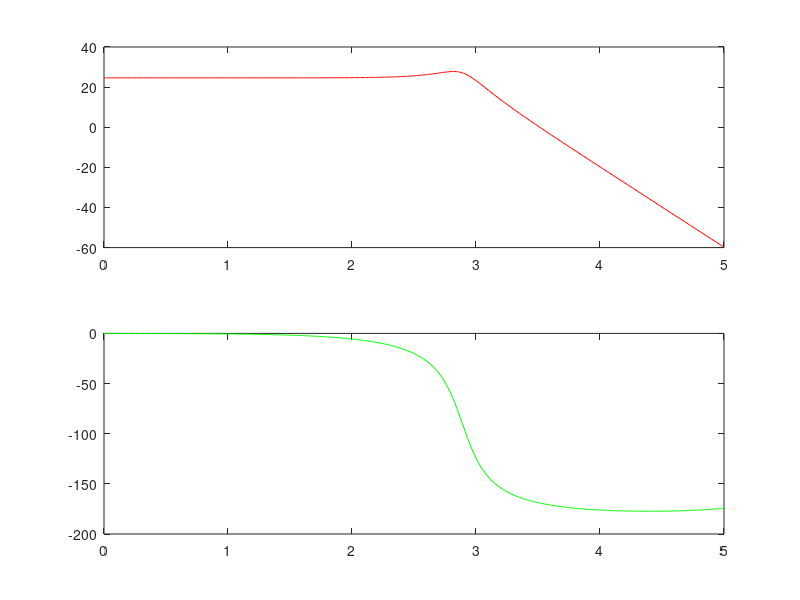

This chart was generated by the following MATLAB code: (Note: this script raises an error after producing the figure.)
clear all;
Vs=17;
R=2.7407;
T=[];
L=420e-6;%Chosen L value
rL=1.4e-3; % 12.4A current rating (datasheet)
C=100e-6;
rc=.0015;
for f=10.^(0:.01:5)
s=j*2*pi*f;
B=L*C*(s.^2*(1+rc/R)+s*(rc/L+1/(R*C)+rL/L+(rc*rL)/(R*L))+(1/(L*C)+rL/(R*L*C)));
T=[T,(Vs*[1+s*C*rc]/B)];   
end
GFL=20*log10(T);
F=10.^(0:.01:5);
figure(1)
subplot(2,1,1)
plot(log10(F),[20*log10(abs(T))],'-r')
subplot(2,1,2)
plot(log10(F),[rad2deg(angle(T))],'-g')
f=3.5e3;
s=j*2*pi*f;
B=L*C*(s.^2*(1+rc/R)+s*(rc/L+1/(R*C)+rL/L+(rc*rL)/(R*L))+(1/(L*C)+rL/(R*L*C)));
T=Vs*[1+s*C*rc]/B;
GFL=20*log10(abs(T));
AFL=rad2deg(angle(T));
% PWM
GPWM=20*log10(1/5);
GTot=GFL+GPWM;
GainL=10.^(-GTot/20);
theta_comp=45-(AFL);
K=(tand((theta_comp)/2));
R1=680;
R22=(R1*GainL);
C1=K/(2*pi*f*R2);
C2=1/(K*2*pi*f*R2);